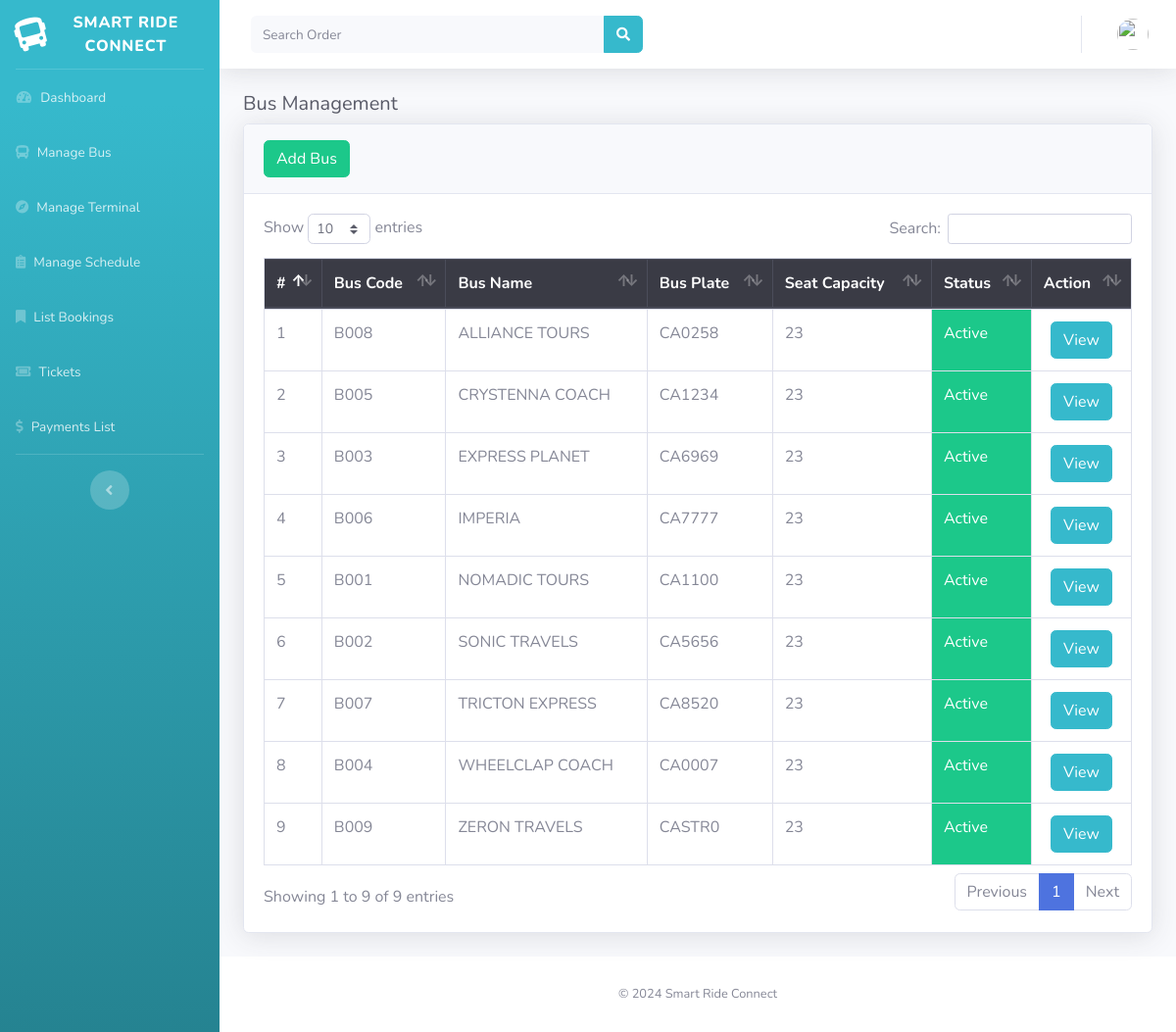
/index.php/backend/bus, run on the app's committed database.
### tables this page shows
CREATE TABLE `tbl_bus` (
  `kd_bus` varchar(50) NOT NULL,
  `nama_bus` varchar(50) DEFAULT NULL,
  `plat_bus` varchar(50) DEFAULT NULL,
  `kapasitas_bus` int(13) DEFAULT NULL,
  `status_bus` int(1) DEFAULT NULL,
  `desc_bus` varchar(50) DEFAULT NULL
);

### application/controllers/backend/Bus.php (called while the page is built, shortened)
<?php
class Bus extends CI_Controller {
	function __construct(){
		$this->load->model('getkod_model');
	}
	public function index(){
	$data['title'] = "Bus Management";
	$data['bus'] = $this->db->query("SELECT * FROM tbl_bus ORDER BY nama_bus asc")->result_array();
	$this->load->view('backend/bus', $data);
	}
}

### index.php (called while the page is built, shortened)
<?php
require_once BASEPATH.'core/CodeIgniter.php';

### application/views/backend/bus.php (the view, shortened to what this page needs)
<!DOCTYPE html>
<html lang="en">
  <head>
  </head>
  <body id="page-top">
    <div class="container-fluid">
      <h1 class="h5 text-gray-800">Bus Management</h1>
      <div class="card shadow mb-4">
        <div class="card-header py-3">
          <button type="button" class="btn btn-success pull-right" data-toggle="modal" data-target="#ModalTujuan">
          Add Bus
          </button>
        </div>
        <div class="card-body">
          <div class="table-responsive">
            <table class="table table-bordered table-hover" id="dataTable" width="100%" cellspacing="0">
            <thead class="thead-dark">
                <tr>
                  <th>#</th>
                  <th>Bus Code</th>
                  <th>Bus Name</th>
                  <th>Bus Plate</th>
                  <th>Seat Capacity</th>
                  <th>Status</th>
                  <th>Action</th>
                </tr>
              </thead>
              <tbody>
                <?php $i = 1 ; foreach ($bus as $row ) { ?>
                <tr>
                  <td><?= $i++; ?></td>
                  <td><?= strtoupper($row['kd_bus']); ?></td>
                  <td><?= strtoupper($row['nama_bus']); ?></td>
                  <td><?= strtoupper($row['plat_bus']); ?></td>
                  <td><?= $row['kapasitas_bus'] ?></td>
                  <?php if ($row['status_bus'] == '1') { ?>
                    <td class="btn-success"> Active</td>
                    <?php } else { ?>
                    <td class="btn-danger">InActive</td>
                  <?php } ?>
                  <td align="center"><a href="<?= base_url('backend/bus/viewbus/'.$row['kd_bus'])?>" class="btn btn btn-info">View</a></a>
                </td>
              </tr>
              <?php } ?>
            </tbody>
          </table>
        </div>
      </div>
    </div>
  </div>
</div>
</body>
</html>

### data on the page
tbl_bus: kd_bus "B008", nama_bus "ALLIANCE TOURS", plat_bus "CA0258", kapasitas_bus "23", status_bus "Active"
tbl_bus: kd_bus "B005", nama_bus "CRYSTENNA COACH", plat_bus "CA1234", kapasitas_bus "23", status_bus "Active"
tbl_bus: kd_bus "B003", nama_bus "EXPRESS PLANET", plat_bus "CA6969", kapasitas_bus "23", status_bus "Active"
tbl_bus: kd_bus "B006", nama_bus "IMPERIA", plat_bus "CA7777", kapasitas_bus "23", status_bus "Active"
tbl_bus: kd_bus "B001", nama_bus "NOMADIC TOURS", plat_bus "CA1100", kapasitas_bus "23", status_bus "Active"
tbl_bus: kd_bus "B002", nama_bus "SONIC TRAVELS", plat_bus "CA5656", kapasitas_bus "23", status_bus "Active"
tbl_bus: kd_bus "B007", nama_bus "TRICTON EXPRESS", plat_bus "CA8520", kapasitas_bus "23", status_bus "Active"
tbl_bus: kd_bus "B004", nama_bus "WHEELCLAP COACH", plat_bus "CA0007", kapasitas_bus "23", status_bus "Active"
tbl_bus: kd_bus "B009", nama_bus "ZERON TRAVELS", plat_bus "CASTR0", kapasitas_bus "23", status_bus "Active"
